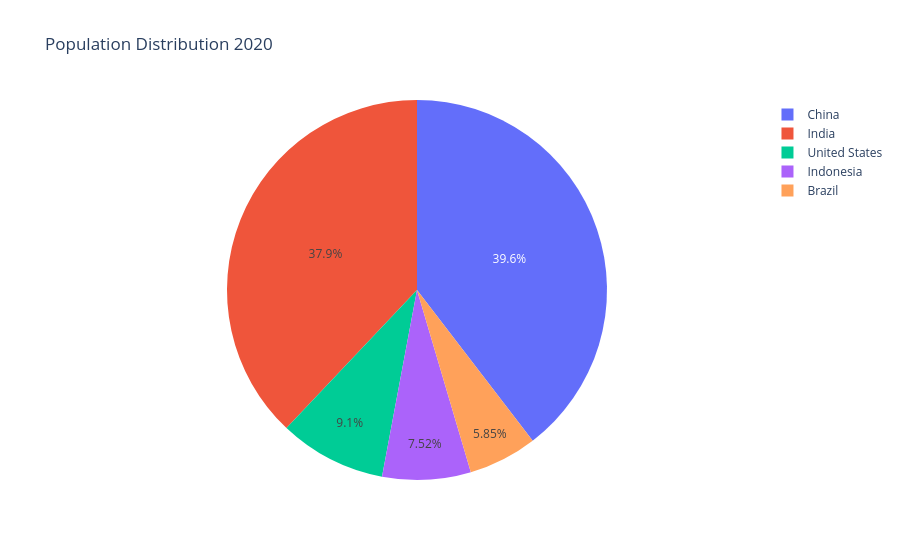

Notebook code for this chart:
### Code cell
#making the plot 
px.pie(df_pivot_2020, values='2020', names=df_pivot_2020.index, title='Population Distribution 2020')

### Figure 1 — Plotly figure (JSON) as saved in the notebook; plotly's stock layout.template omitted (floating-point values rounded to 4 significant figures)
{"data": [{"domain": {"x": [0, 1], "y": [0, 1]}, "hovertemplate": "country=%{label}<br>2020=%{value}<extra></extra>", "labels": ["United States", "India", "China", "Indonesia", "Brazil"], "legendgroup": "", "name": "", "showlegend": true, "type": "pie", "values": [331000000.0, 1380000000.0, 1439000000.0, 273500000.0, 212600000.0]}], "layout": {"legend": {"tracegroupgap": 0}, "title": {"text": "Population Distribution 2020"}}}
